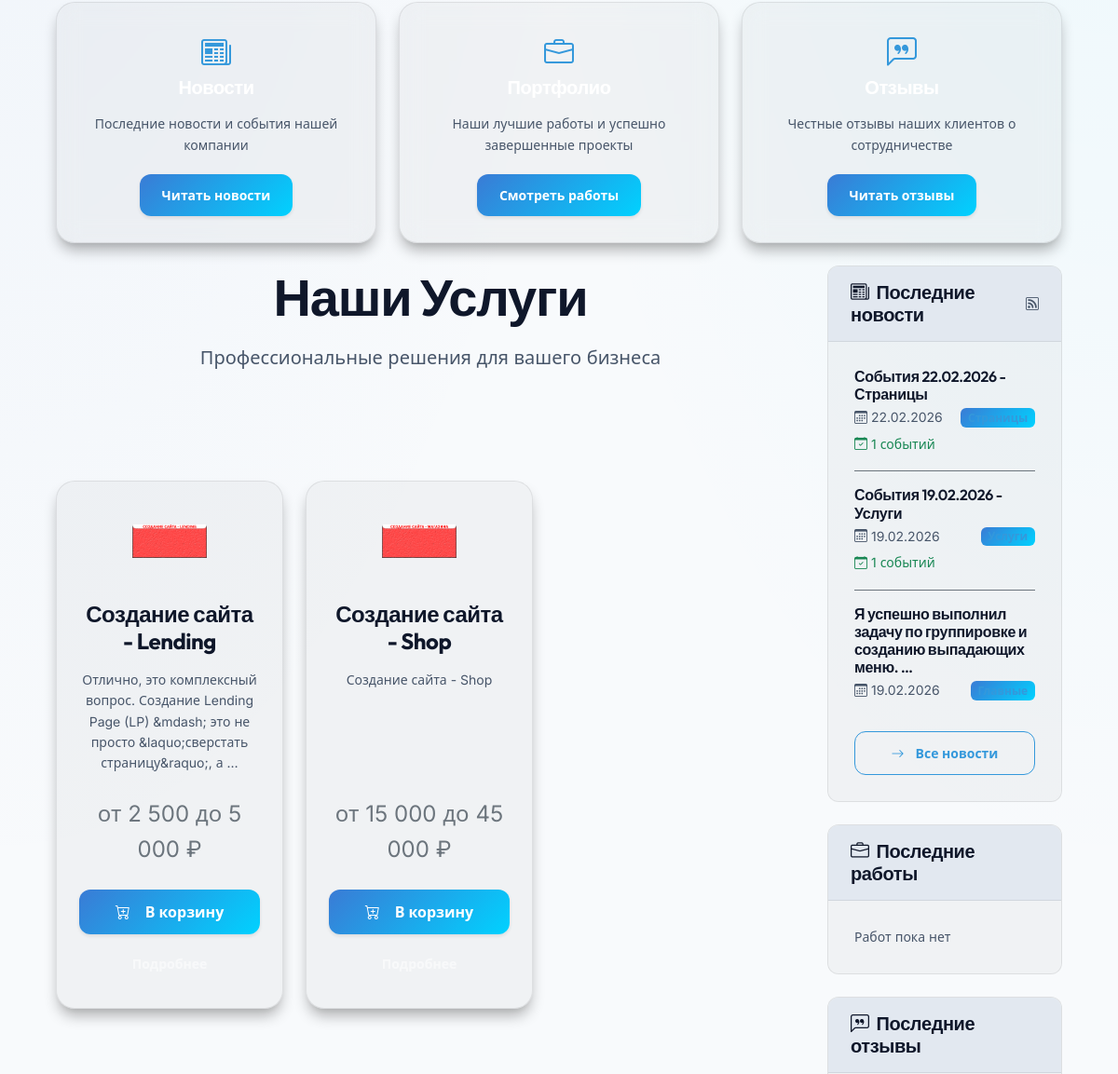
/services/ (middle part), run on an earlier commit of the app's database.
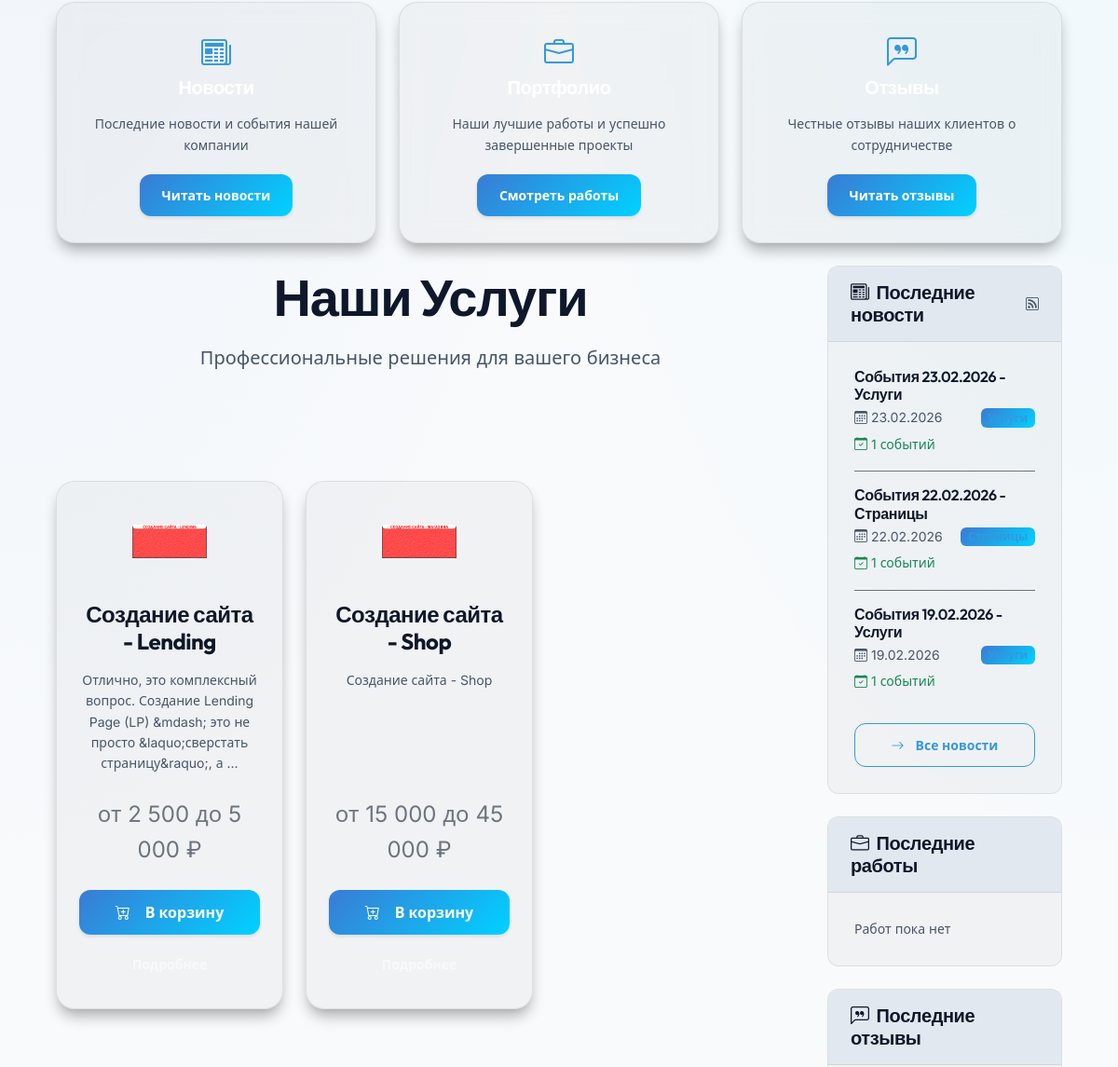
And on a later commit of the database.
### services/models.py (models this page shows, shortened)
class Service(ActiveModel, SEOModel, TimestampModel):
    title = models.CharField(
        max_length=200,
        verbose_name=_("Название услуги"),
        help_text=_("Максимальная длина - 200 символов")
    )
    slug = models.SlugField(
        unique=True,
        verbose_name=_("URL"),
        max_length=200,
        help_text=_("Уникальный идентификатор для URL")
    )
    icon = models.FileField(
        upload_to=RenameUploadTo("services/icons/"),
        verbose_name=_("Иконка (JPG/GIF/PNG/SVG)"),
        blank=True,
        null=True,
        help_text=_("Рекомендуемый размер: 64x64 или 128x128 пикселей")
    )
    short_description = HTMLField(
        verbose_name=_("Краткое описание"),
        blank=True,
        help_text=_("Краткое описание для отображения в списках/карточках")
    )
    description = HTMLField(
        verbose_name=_("Полное описание"),
        default=_("<p>Описание услуги</p>"),
        help_text=_("Подробное описание профиля услуги с использованием форматирования")
    )
    technologies = models.ManyToManyField(
        Technology,
        verbose_name=_("Стек технологий"),
        blank=True,
        related_name="services",
        help_text=_("Выберите неограниченное число технологий (веб-разработка, дизайн и др.)")
    )
    PRICE_TYPE_CHOICES = [
        ('fixed', _('Фиксированная')),
        ('range', _('От и До')),
        ('contact', _('По договоренности')),
    ]
    price_type = models.CharField(
        max_length=10,
        choices=PRICE_TYPE_CHOICES,
        default='fixed',
        verbose_name=_("Тип ценообразования")
    )
    price_fixed = models.DecimalField(
        max_digits=12,
        decimal_places=2,
        null=True,
        blank=True,
        verbose_name=_("Фиксированная цена"),
        help_text=_("Итоговая цена (при фиксированной оплате)")
    )
    price_min = models.DecimalField(
        max_digits=12,
        decimal_places=2,
        null=True,
        blank=True,
        verbose_name=_("Начальная цена (ОТ)"),
        help_text=_("Нижняя граница диапазона")
    )
    price_max = models.DecimalField(
        max_digits=12,
        decimal_places=2,
        null=True,
        blank=True,
        verbose_name=_("Конечная цена (ДО)"),
        help_text=_("Верхняя граница диапазона")
    )
    CURRENCY_CHOICES = [
        ('RUB', _('Рубль (₽)')),
        ('USD', _('Доллар ($)')),
        ('EUR', _('Евро (€)')),
        ('KZT', _('Тенге (₸)')),
    ]
    currency = models.CharField(
        max_length=10,
        choices=CURRENCY_CHOICES,
        default="RUB",
        verbose_name=_("Валюта")
    )
    order = models.PositiveIntegerField(
        default=0,
        verbose_name=_("Индекс сортировки"),
        help_text=_("Чем меньше номер, тем выше запись в каталоге")
    )
    is_popular = models.BooleanField(
        default=False,
        verbose_name=_("Популярная услуга (Хит продаж)"),
        help_text=_("Вывод услуги в спец-блоках с тегом 'популярное'")
    )
    estimated_time = models.CharField(
        max_length=100,
        blank=True,
        verbose_name=_("Сроки выполнения"),
        help_text=_("Например: '2-3 недели', 'до 5 рабочих дней'")
    )
    views = models.PositiveIntegerField(
        default=0,
        verbose_name=_("Просмотры"),
        editable=False
    )
    category = models.CharField(
        max_length=100,
        verbose_name=_("Категория (Тег)"),
        blank=True,
        help_text=_("Используется для группировки услуг (напр. Веб-разработка, Дизайн и др.)")
    )
    COMPLEXITY_CHOICES = [
        ('simple', _('Простой')),
        ('medium', _('Средний')),
        ('complex', _('Сложный')),
        ('expert', _('Ультра-кодинг')),
    ]
    complexity_level = models.CharField(
        max_length=50,
        verbose_name=_("Уровень сложности"),
        choices=COMPLEXITY_CHOICES,
        default='medium',
    )
    deliverables = HTMLField(
        verbose_name=_("Что будет в результате"),
        blank=True,
        help_text=_("Результат который отправляется заказчику на руки (файлы, макеты, код)")
    )
    class Meta:
        verbose_name = _("Услуга")
        verbose_name_plural = _("Услуги")
        ordering = ["order", "title"]
        indexes = [
            models.Index(fields=['order', 'is_active']),
            models.Index(fields=['is_popular', 'is_active']),
            models.Index(fields=['category', 'is_active']),
        ]
    def get_price_display(self):
        currency_symbols = {'RUB': '₽', 'USD': '$', 'EUR': '€', 'KZT': '₸'}
        symbol = currency_symbols.get(self.currency, self.currency)
        if self.price_type == 'fixed' and self.price_fixed:
            formatted = f"{self.price_fixed:,.0f}".replace(',', ' ')
            return f"{formatted} {symbol}"
        elif self.price_type == 'range' and self.price_min and self.price_max:
            min_fmt = f"{self.price_min:,.0f}".replace(',', ' ')
            max_fmt = f"{self.price_max:,.0f}".replace(',', ' ')
            return f"от {min_fmt} до {max_fmt} {symbol}"
        elif self.price_type == 'contact':
            return _("Определяется индивидуально")
        return _("Уточняйте у менеджера")

### news/models.py (models this page shows, shortened)
class News(ActiveModel, SEOModel, TimestampModel):
    title = models.CharField(max_length=200, verbose_name="Заголовок")
    slug = models.SlugField(unique=True, verbose_name="URL")
    category = models.ForeignKey(
        NewsCategory, on_delete=models.CASCADE, verbose_name="Категория"
    )
    news_date = models.DateField(
        default=timezone.now,
        verbose_name="Дата новости",
        help_text="Дата, к которой относятся события (год, месяц, день)"
    )
    image = models.ImageField(
        upload_to=RenameUploadTo("news/images/"),
        verbose_name="Изображение",
        blank=True,
        null=True
    )
    content = HTMLField(verbose_name="Контент", default="<p>Контент сайта</p>")
    views = models.IntegerField(default=0, verbose_name="Просмотры")
    class Meta:
        verbose_name = "Новость"
        verbose_name_plural = "Новости"
        ordering = ["-news_date", "-created_at"]
        unique_together = [['category', 'news_date']]

class NewsCategory(ActiveModel, SEOModel, HeaderModel):
    name = models.CharField(max_length=100, verbose_name="Название")
    slug = models.SlugField(unique=True, verbose_name="URL")
    logo = models.ImageField(upload_to=RenameUploadTo("news/categories/"), verbose_name="Логотип")
    description = models.TextField(verbose_name="Описание")
    content = HTMLField(verbose_name="Описание на странице", default="<p>Описание</p>")
    order = models.IntegerField(default=0, verbose_name="Порядок")
    class Meta:
        verbose_name = "Категория новостей"
        verbose_name_plural = "Категории новостей"
        ordering = ["order", "name"]

### services/views.py (the view)
# urls.py: path('', views.ServiceListView.as_view(), name='list'),
class ServiceListView(ListView):
    model = Service
    template_name = 'services/list.html'
    context_object_name = 'services'
    paginate_by = 12
    def get_queryset(self):
        queryset = Service.objects.filter(is_active=True).order_by('order')
        filters = {
            'category__icontains': self.request.GET.get('category'),
            'complexity_level': self.request.GET.get('complexity'),
            'technologies__name__icontains': self.request.GET.get('tech'),
        }
        active_filters = {k: v for k, v in filters.items() if v}
        if active_filters:
            queryset = queryset.filter(**active_filters)
        return queryset
    def get_context_data(self, **kwargs):
        context = super().get_context_data(**kwargs)
        context['service_categories'] = (
            Service.objects
            .filter(is_active=True)
            .exclude(category='')
            .values_list('category', flat=True)
            .distinct()
        )
        context['popular_services'] = Service.objects.filter(
            is_active=True,
            is_popular=True
        ).order_by('order')[:6]
        return context

### services/templates/services/list.html (shortened to what this page needs)
{% extends 'base.html' %}
{% load static %}
{% block extra_css %}
<link href="{% static 'css/services.css' %}" rel="stylesheet">
{% endblock %}
{% block content %}
<div class="row">
    <div class="col-12 text-center mb-5">
        <h1 class="display-4 fw-bold text-white mb-3">Наши Услуги</h1>
        <p class="lead text-muted">Профессиональные решения для вашего бизнеса</p>
    </div>
    <div class="row g-4">
        {% for service in services %}
        <div class="col-lg-4 col-md-6">
            <div class="card glass-card h-100">
                <div class="card-body text-center p-4 d-flex flex-column">
                    <div class="service-icon mb-4">
                        {% if service.icon %}
                            <img src="{{ service.icon.url }}" alt="{{ service.title }}" style="width: 80px; height: 80px; object-fit: contain;">
                        {% else %}
                             <div class="text-primary">
                                <i class="bi bi-cpu fs-1"></i>
                            </div>
                        {% endif %}
                    </div>
                    <h3 class="h4 fw-bold mb-3 text-white">{{ service.title }}</h3>
                    <p class="card-text text-muted small mb-4 flex-grow-1">
                        {{ service.short_description|striptags|truncatewords:15 }}
                    </p>
                    <div class="price-tag mb-4 fs-4 text-secondary">
                        {{ service.get_price_display }}
                    </div>
                    <div class="d-flex flex-column gap-2">
                        <form hx-post="{% url 'cart:cart_add' service.id %}" hx-target="#cart-offcanvas-body" hx-swap="innerHTML" class="w-100" onclick="new bootstrap.Offcanvas(document.getElementById('cartOffcanvas')).show()">
                            <button type="submit" class="btn btn-primary w-100">
                                <i class="bi bi-cart-plus me-2"></i> В корзину
                            </button>
                        </form>
                        <a href="{% url 'services:detail' service.slug %}" class="btn btn-outline-light btn-sm w-100">Подробнее</a>
                    </div>
                </div>
            </div>
        </div>
        {% endfor %}
    </div>
</div>
{% endblock %}

### templates/includes/bl_news_sbar.html
<div class="sidebar-card mb-4">
    <div class="sidebar-header d-flex justify-content-between align-items-center">
        <h5 class="mb-0 text-white"><i class="bi bi-newspaper me-2"></i>Последние новости</h5>
        <a href="{% url 'news:feed' %}" class="text-muted small" title="RSS лента">
            <i class="bi bi-rss"></i>
        </a>
    </div>
    <div class="card-body">
        {% for latest in latest_news %}
        <div class="mb-3 pb-3 {% if not forloop.last %}border-bottom border-secondary{% endif %}">
            <h6 class="fw-semibold mb-1">
                <a href="{% url 'news:detail' latest.slug %}" class="text-white text-decoration-none hover-primary">
                    {{ latest.title|truncatewords:10 }}
                </a>
            </h6>
            <div class="d-flex justify-content-between align-items-center">
                <small class="text-muted">
                    <i class="bi bi-calendar3 me-1"></i>{{ latest.news_date|date:"d.m.Y" }}
                </small>
                <span class="badge bg-primary bg-opacity-20 text-primary small">
                    {{ latest.category.name }}
                </span>
            </div>
            {% if latest.events.count > 0 %}
            <div class="mt-1">
                <small class="text-success">
                    <i class="bi bi-calendar-check me-1"></i>{{ latest.events.count }} событий
                </small>
            </div>
            {% endif %}
        </div>
        {% empty %}
        <p class="text-muted mb-0 small">Новости пока не опубликованы</p>
        {% endfor %}
        {% if latest_news %}
        <div class="text-center mt-2">
            <a href="{% url 'news:list' %}" class="btn btn-sm btn-outline-primary w-100">
                <i class="bi bi-arrow-right me-1"></i>Все новости
            </a>
        </div>
        {% endif %}
    </div>
</div>

What changed in the data, as far as the page shows it:
no longer on this page (row unchanged): News: title "Я успешно выполнил задачу по группировке и созданию выпадающих меню. …", news_date "19.02.2026", category.name "Главные"
added News: title "События 23.02.2026 - Услуги", news_date "23.02.2026", category.name "Услуги", events.count "1"
